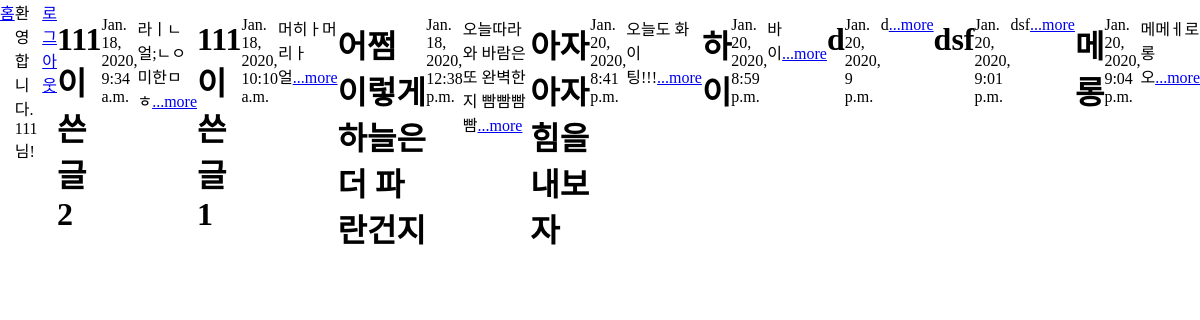
Page /myapp/showlist/ (signed in) on the committed database.
### myapp/models.py (models this page shows, shortened)
class Letter(models.Model):
    writer = models.ForeignKey(User, null=True, on_delete=models.CASCADE, related_name='letters')
    title = models.CharField(max_length=50)
    pub_date = models.DateTimeField(auto_now_add=True)
    body = models.TextField(max_length=200)
    letter_hit = models.PositiveIntegerField(default=0)
    def summary(self):
        return self.body[:100]

### myapp/views.py (the view)
# urls.py: path('showlist/', views.showlist, name = 'showlist'),
def showlist(request):
    letters = Letter.objects.filter(writer=request.user)
    return render(request, 'myapp/showlist.html', {'letters' : letters})

### myapp/templates/myapp/showlist.html
{% extends 'base.html' %}
{% block content %}
{% for letter in letters.all %}
    <h1>{{letter.title}}</h1>
    <p>{{letter.pub_date}}</p>
    <p>{{letter.summary}}<a href="{% url 'detail' letter.id %}">...more</a></p>
{% endfor %}
{% endblock %}

### mysite/templates/base.html (shortened to what this page needs)
{% load static %}
<html lang="ko">
<head>
</head>
<body class="background_photo">
  <a class="nav-item nav-link" href="{% url 'home' %}">홈</a>
{% if user.is_authenticated %}
<a class="nav-link dropdown-toggle" id="navbarDropdown" role="button" data-toggle="dropdown"
    aria-haspopup="true" aria-expanded="false">환영합니다. {{ user.username }} 님!</a>
<div class="dropdown-menu" aria-labelledby="navbarDropdown">
  <a class="dropdown-item" href="javascript:{document.getElementById('logout').submit()}">로그아웃</a>
</div>
{% endif %}
</body>
</html>
{% block content %}
{% endblock %}

### mysite/templates/base.html (style rules this page uses)
body { background: #fff; display: flex; margin: 0; position: absolute; width: 100%; height: 100%; overflow: hidden; }
.background_photo { display: flex; margin: 0; position: absolute; background-size: cover; overflow: hidden; }

### rows in the picture
Letter: title "111이 쓴 글 2", pub_date "Jan. 18, 2020, 9:34 a.m.", summary "라ㅣㄴ얼;ㄴㅇ미한ㅁㅎ"
Letter: title "111이 쓴 글 1", pub_date "Jan. 18, 2020, 10:10 a.m.", summary "머히ㅏ머리ㅏ얼"
Letter: title "어쩜 이렇게 하늘은 더 파란건지", pub_date "Jan. 18, 2020, 12:38 p.m.", summary "오늘따라 와 바람은 또 완벽한지 빰빰빰빰"
Letter: title "아자아자 힘을 내보자", pub_date "Jan. 20, 2020, 8:41 p.m.", summary "오늘도 화이팅!!!"
Letter: title "하이", pub_date "Jan. 20, 2020, 8:59 p.m.", summary "바이"
Letter: title "d", pub_date "Jan. 20, 2020, 9 p.m.", summary "d"
Letter: title "dsf", pub_date "Jan. 20, 2020, 9:01 p.m.", summary "dsf"
Letter: title "메롱", pub_date "Jan. 20, 2020, 9:04 p.m.", summary "메메ㅔ로롱오"

### other values in the picture
{{ user.username }} "111"
